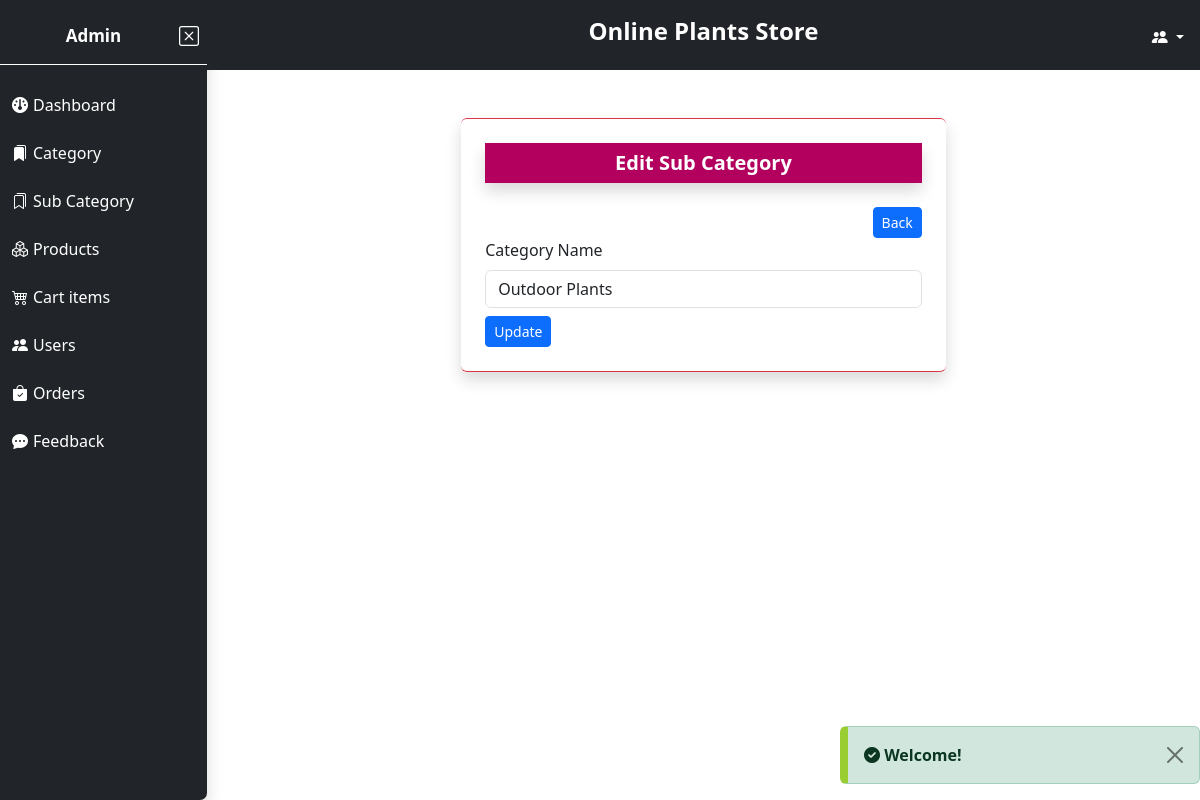
The app's page /Admin/edit_sub_category.php?sub_cate_id=12 (signed in) with its own data.
### tables this page shows
CREATE TABLE `users` (
  `user_id` int(11) NOT NULL,
  `user_name` varchar(255) NOT NULL,
  `user_email` varchar(255) NOT NULL,
  `user_number` varchar(255) NOT NULL,
  `user_add` text NOT NULL,
  `user_password` varchar(255) NOT NULL,
  `role_as` varchar(30) NOT NULL,
  `created_at` timestamp NOT NULL DEFAULT current_timestamp()
);

CREATE TABLE `setting` (
  `setting_id` int(11) NOT NULL,
  `web_logo` text DEFAULT NULL,
  `web_name` varchar(255) DEFAULT NULL,
  `car_1_img` text DEFAULT NULL,
  `car_1_heading` varchar(255) DEFAULT NULL,
  `car_1_text` varchar(300) DEFAULT NULL,
  `car_2_img` text DEFAULT NULL,
  `car_2_heading` varchar(255) DEFAULT NULL,
  `car_2_text` varchar(300) DEFAULT NULL,
  `car_3_img` text DEFAULT NULL,
  `car_3_heading` varchar(255) DEFAULT NULL,
  `car_3_text` varchar(300) DEFAULT NULL,
  `sEmail` varchar(255) DEFAULT NULL,
  `app_pass` varchar(255) DEFAULT NULL,
  `fb_link` text DEFAULT 'https://www.facebook.com/',
  `insta_link` text DEFAULT 'https://www.instagram.com/',
  `you_link` text DEFAULT 'https://www.Youtube.com/',
  `whatsapp` text DEFAULT 'https://web.whatsapp.com/'
);

CREATE TABLE `sub_category` (
  `sub_cate_id` int(11) NOT NULL,
  `sub_cate_name` varchar(255) NOT NULL,
  `cate_id` int(11) NOT NULL,
  `created_at` date NOT NULL DEFAULT current_timestamp()
);

### Admin/edit_sub_category.php (the view, shortened to what this page needs)
<?php
include('./MainInclude/header.php');
?>
<div class="div-2 w-100">
    <?php
    include('MainInclude/topHeader.php');
    ?>
    <div class="container-fluid">
        <div class="d-flex align-items-center justify-content-center align-items-center ">
            <form action="" method="post" class="col-sm-12 col-md-8 col-lg-6 shadow p-4 mt-5 m-1 rounded border-bottom border-top border-danger">
                <h5 class="shadow mb-4 d-flex align-items-center p-1" style="background-color:#B3005E;">
                    <strong class="p-1 text-white text-center w-100">Edit Sub Category</strong>
                </h5>
                <div class="d-flex justify-content-end">
                    <a href="sub_category.php" class="btn btn-sm btn-primary">Back</a>
                </div>
                <?php
                    if(isset($_GET['sub_cate_id'])){
                        $sub_category_id = $_GET['sub_cate_id'];
                        include('../dbConnection.php');
                        $query = "SELECT sub_cate_name FROM sub_category WHERE sub_cate_id = '$sub_category_id'";
                        $result = mysqli_query($conn,$query);
                        if(mysqli_num_rows($result) > 0){
                            $row = mysqli_fetch_assoc($result);
                ?>
                <div>
                    <label for="sub_edit_cate" class="form-label">Category Name</label>
                    <input type="text" name="sub_edit_cate" id="sub_edit_cate" class="form-control" value="<?php if(isset($row['sub_cate_name'])){ echo $row['sub_cate_name'];}?>">
                </div>
                <?php
                        }
                    }
                ?>
                <div class="mt-2">
                    <input type="submit" class="btn btn-sm btn-primary" name="UpdateSubCateBtn" id="UpdateSubCateBtn" value="Update">
                </div>
            </form>
        </div>
    </div>
</div>
<?php
include('./MainInclude/footer.php');
?>

### Admin/MainInclude/header.php (shortened to what this page needs)
<?php
$directiryURI = $_SERVER['REQUEST_URI'];
$path = parse_url($directiryURI,PHP_URL_PATH);
$components = explode('/',$path);
$page = $components[3];
?>
<!doctype html>
<html lang="en">
<head>
  <link href="https://cdnjs.cloudflare.com/ajax/libs/font-awesome/6.0.0/css/all.min.css" rel="stylesheet" />
  <link rel="stylesheet" href="https://cdn.jsdelivr.net/npm/bootstrap-icons@1.10.2/font/bootstrap-icons.css">
  <link href="https://cdn.jsdelivr.net/npm/bootstrap@5.3.0-alpha1/dist/css/bootstrap.min.css" rel="stylesheet">
  <link rel="stylesheet" href="style.css">
</head>
<body>
  <div class="Main d-flex">
    <div class="div-1 Sidebar-menu bg-dark shadow" style="width: 250px;height:100vh;">
      <h6 class=" text-white p-2 pt-4 pb-3 d-flex justify-content-between align-items-center" style="border-bottom: 1px solid white;">
        <div class=" d-flex justify-content-center w-100">
          <strong class="sidebarHeading" style="font-size: 17px;">
            <?php
            include('../dbConnection.php');
            $admin_id = $_SESSION['admin_id'];
            $query = "SELECT user_name FROM users WHERE user_id = '$admin_id'";
            $runQ = mysqli_query($conn, $query);
            if (mysqli_num_rows($runQ) > 0) {
              $admin_detail = mysqli_fetch_assoc($runQ);
              echo $admin_detail['user_name'];
            }
            else {
              echo "Admin";
            }
            ?>
          </strong>
        </div>
        <i class="bi bi-x-square close-menu-btn fs-5" style="filter:brightness(0) invert(1);cursor:pointer;"></i>
      </h6>
      <nav class="sidebar">
        <ul class="p-1 me-1" id="myDiv">
          <li class="dropable transition text-white mt-2 nav-li <?php if($page == 'dashboard.php'){ echo "active";}?>" style="width: auto;">
            <a href="./dashboard.php" class="dropdown-icon nav-link text-white w-100 p-2">
              <i class="fa-sharp fa-solid fa-gauge dropdown-icon"></i>
              <span>Dashboard</span>
            </a>
          </li>
          <li class="dropable transition text-white mt-2 nav-li <?php if($page == 'categories.php'){ echo "active";}?>" style="width: auto;">
            <a href="./categories.php" class="dropdown-icon nav-link text-white w-100  p-2">
              <i class="bi bi-bookmarks-fill dropdown-icon"></i>
              <span>Category</span>
            </a>
          </li>
          <li class="dropable transition text-white mt-2 nav-li <?php if($page == 'sub_category.php'){ echo "active";}?>" style="width: auto;">
            <a href="./sub_category.php" class="dropdown-icon nav-link text-white w-100  p-2">
              <i class="bi bi-bookmarks dropdown-icon"></i>
              <span>Sub Category</span>
            </a>
          </li>
          <li class="dropable transition text-white mt-2 nav-li <?php if($page == 'products.php'){ echo "active";}?>" style="width: auto;">
            <a href="./products.php" class="dropdown-icon nav-link text-white w-100  p-2">
              <i class="bi bi-boxes dropdown-icon"></i>
              <span>Products</span>
            </a>
          </li>
          <li class="dropable transition text-white mt-2 nav-li <?php if($page == 'cart_items.php'){ echo "active";}?>" style="width: auto;">
            <a href="./cart_items.php" class="dropdown-icon nav-link text-white w-100  p-2">
              <i class="bi bi-cart4 dropdown-icon"></i>
              <span>Cart items</span>
            </a>
          </li>
          <li class="dropable transition text-white mt-2 nav-li <?php if($page == 'all_users.php'){ echo "active";}?>" style="width: auto;">
            <a href="./all_users.php" class="dropdown-icon nav-link text-white w-100  p-2">
              <i class="bi bi-people-fill dropdown-icon"></i>
              <span>Users</span>
            </a>
          </li>
          <li class="dropable transition text-white mt-2 nav-li <?php if($page == 'orders.php'){ echo "active";}?>" style="width: auto;">
            <a href="./orders.php" class="dropdown-icon nav-link text-white w-100  p-2">
              <i class="bi bi-bag-check-fill dropdown-icon"></i>
              <span>Orders</span>
            </a>
          </li>
          <li class="dropable transition text-white mt-2 nav-li <?php if($page == 'feedback.php'){ echo "active";}?>" style="width: auto;">
            <a href="./feedback.php" class="dropdown-icon nav-link text-white w-100  p-2">
              <i class="bi bi-chat-dots-fill dropdown-icon"></i>
              <span>Feedback</span>
            </a>
          </li>
        </ul>
      </nav>
    </div>

### Admin/MainInclude/topHeader.php (shortened to what this page needs)
<div class=" text-white bg-dark d-flex align-items-center" style="background-color:#00adff;height:70px">
    <header>
        <div class="item-2 ">
            <h4 class=" text-center topheaderHeading"><strong>
            <?php
              include('../dbConnection.php');
              $query = "SELECT web_name FROM setting";
              $runQuery = mysqli_query($conn,$query);
              if(mysqli_num_rows($runQuery) > 0){
                $web_detail = mysqli_fetch_assoc($runQuery);
                if(isset($web_detail['web_name']) && $web_detail['web_name'] != null){
                    echo $web_detail['web_name'];
                }
                else{
                    echo "Website Name";
                }
              }
              else{
                echo "Website Name";
              }
            ?>
            </strong></h4>
        </div>
        <div class="item-3 ">
            <div class=" dropdown d-flex align-items-center" style="cursor:pointer;">
                <div class="dropdown-toggle btn-sm me-3 mt-2" data-bs-toggle="dropdown" aria-expanded="false">
                    <i class="bi bi-people-fill "></i>
                </div>
            </div>
        </div>
    </header>
</div>

### Admin/style.css (style rules this page uses)
* { margin: 0px; padding: 0px; box-sizing: border-box; }
:root { --btn-hover-color:#E90064; }
header { width: 100%; display: grid; grid-template-columns: repeat(3, 1fr); grid-template-rows: 1fr; justify-items: center; }
.item-2 { grid-column-start: 2; }
.item-3 { grid-column-start: 3; justify-self: end; }
.Sidebar-menu { width: 250px; height: 100vh; border-bottom-right-radius: 7px; transition: all 0.3s ease-in; }
.div-2 { height: 100vh; overflow-y: auto; }
.nav-li { list-style-type: none; border-radius:8px; cursor: pointer; transition: all 0.4s ease-in; }
ul li a { text-decoration: none; }
.dropdown-icon { filter: brightness(0) invert(1); display: flex; align-items: center; margin-right: 5px; }
@media screen and (max-width:1210px) { .sidebarHeading { font-size: 14px; } }

### records on screen
users: user_name "Admin"
setting: web_name "Online Plants Store"
sub_category: sub_edit_cate "Outdoor Plants"

### other values on screen
$_SESSION['status_success'] "Welcome!"
